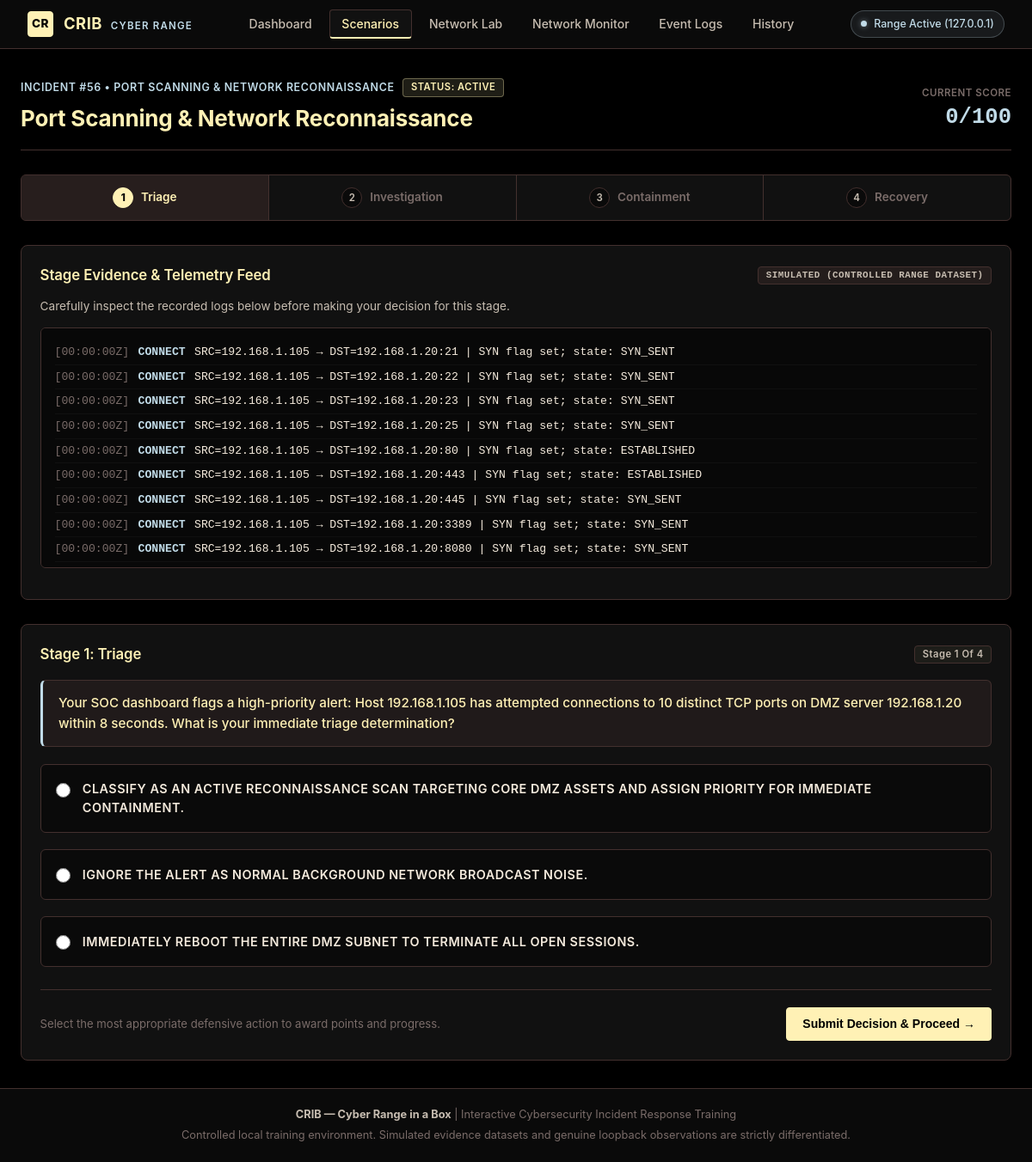
The page /incident/56 on the database its author committed.
### tables this page shows
CREATE TABLE incidents (
                    id INTEGER PRIMARY KEY AUTOINCREMENT,
                    scenario_id TEXT NOT NULL,
                    title TEXT NOT NULL,
                    status TEXT NOT NULL DEFAULT 'ACTIVE'
                        CHECK (status IN ('ACTIVE', 'COMPLETED', 'OPEN', 'INVESTIGATING', 'RESOLVED')),
                    stage TEXT NOT NULL DEFAULT 'triage',
                    score INTEGER NOT NULL DEFAULT 0
                        CHECK (score BETWEEN 0 AND 100),
                    created_at TEXT NOT NULL DEFAULT
                        (strftime('%Y-%m-%dT%H:%M:%fZ', 'now')),
                    completed_at TEXT
                );

### app.py (the view)
@app.route("/incident/<int:incident_id>")
def incident_view(incident_id):
    incident = database.get_incident(incident_id)
    if not incident:
        abort(404)
    if incident["status"] in ("COMPLETED", "RESOLVED"):
        return redirect(url_for("results_view", incident_id=incident_id))
    sc = scenarios.get_scenario(incident["scenario_id"])
    if not sc:
        abort(404)
    current_stage = incident["stage"]
    stage_info = scenarios.get_stage_info(incident["scenario_id"], current_stage)
    if not stage_info:
        abort(500)
    try:
        current_stage_idx = scenarios.STAGE_ORDER.index(current_stage)
    except ValueError:
        current_stage_idx = 0
    incident_alerts = database.get_incident_alerts(incident_id)
    incident_events = database.get_incident_events(incident_id)
    return render_template(
        "incident.html",
        active_page="scenarios",
        incident=incident,
        scenario=sc,
        stage_info=stage_info,
        current_stage_idx=current_stage_idx,
        incident_alerts=incident_alerts,
        incident_events=incident_events,
    )

### database.py (called while the page is built)
def get_connection():
    connection = sqlite3.connect(DATABASE_PATH, timeout=10)
    connection.row_factory = sqlite3.Row
    connection.execute("PRAGMA foreign_keys = ON")
    return connection

@contextmanager
def database_connection():
    connection = get_connection()
    try:
        yield connection
        connection.commit()
    except Exception:
        connection.rollback()
        raise
    finally:
        connection.close()

def get_incident(incident_id):
    with database_connection() as connection:
        row = connection.execute(
            "SELECT * FROM incidents WHERE id = ?",
            (incident_id,),
        ).fetchone()
        return dict(row) if row else None

def get_incident_events(incident_id):
    with database_connection() as connection:
        rows = connection.execute(
            """
            SELECT * FROM events
            WHERE incident_id = ?
            ORDER BY id ASC
            """,
            (incident_id,),
        ).fetchall()
        return [dict(row) for row in rows]

def get_incident_alerts(incident_id):
    with database_connection() as connection:
        rows = connection.execute(
            """
            SELECT * FROM alerts
            WHERE incident_id = ?
            ORDER BY id ASC
            """,
            (incident_id,),
        ).fetchall()
        return [dict(row) for row in rows]

### scenarios.py (called while the page is built)
def get_scenario(scenario_id: str) -> Optional[Dict[str, Any]]:
    return SCENARIOS.get(scenario_id)

def get_stage_info(scenario_id: str, stage_name: str) -> Optional[Dict[str, Any]]:
    scenario = get_scenario(scenario_id)
    if not scenario:
        return None
    return scenario.get("stages", {}).get(stage_name)

### templates/incident.html (shortened to what this page needs)
{% extends "base.html" %}
{% block content %}
<div class="page-header">
  <div>
    <div class="card-category" style="margin-bottom: 0.25rem; display: flex; align-items: center; gap: 0.6rem;">
      <span>Incident #{{ incident.id }} &bull; {{ scenario.title }}</span>
      {% if incident.status == 'OPEN' %}
        <span class="badge badge-open">STATUS: OPEN</span>
      {% elif incident.status == 'INVESTIGATING' %}
        <span class="badge badge-investigating">STATUS: INVESTIGATING</span>
      {% elif incident.status in ('COMPLETED', 'RESOLVED') %}
        <span class="badge badge-resolved">STATUS: RESOLVED</span>
      {% else %}
        <span class="badge badge-active">STATUS: ACTIVE</span>
      {% endif %}
    </div>
    <h1 class="page-title">{{ incident.title }}</h1>
  </div>
  <div style="text-align: right;">
    <div style="font-size: 0.72rem; color: var(--text-dim); text-transform: uppercase; font-weight: 600; letter-spacing: 0.5px;">Current Score</div>
    <div class="mono" style="font-size: 1.6rem; font-weight: 700; color: var(--accent-secondary);">{{ incident.score }}/100</div>
  </div>
</div>
<div class="stepper">
  <div class="step-item {% if incident.stage == 'triage' %}active{% elif current_stage_idx > 0 %}completed{% endif %}">
    <div class="step-number">1</div>
    <span>Triage</span>
  </div>
  <div class="step-item {% if incident.stage == 'investigation' %}active{% elif current_stage_idx > 1 %}completed{% endif %}">
    <div class="step-number">2</div>
    <span>Investigation</span>
  </div>
  <div class="step-item {% if incident.stage == 'containment' %}active{% elif current_stage_idx > 2 %}completed{% endif %}">
    <div class="step-number">3</div>
    <span>Containment</span>
  </div>
  <div class="step-item {% if incident.stage == 'recovery' %}active{% elif current_stage_idx > 3 %}completed{% endif %}">
    <div class="step-number">4</div>
    <span>Recovery</span>
  </div>
</div>
<div class="card" style="margin-bottom: 1.75rem;">
  <div class="card-title">
    <span>Stage Evidence &amp; Telemetry Feed</span>
    <span class="badge badge-simulated">{{ scenario.evidence_origin }}</span>
  </div>
  <p style="font-size: 0.85rem; color: var(--text-muted); margin-bottom: 0.75rem;">
    Carefully inspect the recorded logs below before making your decision for this stage.
  </p>
  <div class="evidence-console">
    {% for ev in scenario.simulated_events %}
    <div class="evidence-line">
      <span class="evidence-time mono">[{{ ev.get('timestamp', '00:00:00Z') }}]</span>
      <span class="evidence-type mono">{{ ev.event_type }}</span>
      <span class="evidence-detail mono">SRC={{ ev.source_ip }} &rarr; DST={{ ev.destination_ip }}:{{ ev.destination_port or '*' }} | {{ ev.details }}</span>
    </div>
    {% endfor %}
  </div>
</div>
<div class="card">
  <div class="card-title">
    <span>{{ stage_info.title }}</span>
    <span class="badge badge-stage">Stage {{ current_stage_idx + 1 }} of 4</span>
  </div>
  <div class="callout" style="margin: 1rem 0;">
    <p style="font-size: 0.95rem; font-weight: 500; color: var(--text-main);">
      {{ stage_info.prompt }}
    </p>
  </div>
  <form action="{{ url_for('submit_decision', incident_id=incident.id) }}" method="POST">
    <div class="choice-list">
      {% for opt in stage_info.options %}
      <label class="choice-option">
        <input type="radio" name="choice_id" value="{{ opt.id }}" required>
        <span class="choice-text">{{ opt.text }}</span>
      </label>
      {% endfor %}
    </div>
    <div style="display: flex; justify-content: space-between; align-items: center; border-top: 1px solid var(--border-color); padding-top: 1.25rem;">
      <span style="font-size: 0.82rem; color: var(--text-dim);">Select the most appropriate defensive action to award points and progress.</span>
      <button type="submit" class="btn btn-primary">Submit Decision &amp; Proceed &rarr;</button>
    </div>
  </form>
</div>
{% endblock %}

### rows shown on the page
incidents: id "56", title "PORT SCANNING & NETWORK RECONNAISSANCE", title "Port Scanning & Network Reconnaissance", score "0"

### other values the page prints
{{ scenario.evidence_origin }} "SIMULATED (CONTROLLED RANGE DATASET)"
{{ ev.get('timestamp', '00:00:00Z') }} "00:00:00Z" "00:00:00Z" "00:00:00Z" "00:00:00Z" "00:00:00Z" "00:00:00Z" "00:00:00Z" "00:00:00Z" "00:00:00Z"
{{ ev.event_type }} "CONNECT" "CONNECT" "CONNECT" "CONNECT" "CONNECT" "CONNECT" "CONNECT" "CONNECT" "CONNECT"
{{ ev.source_ip }} "192.168.1.105" "192.168.1.105" "192.168.1.105" "192.168.1.105" "192.168.1.105" "192.168.1.105" "192.168.1.105" "192.168.1.105" "192.168.1.105"
{{ ev.destination_ip }} "192.168.1.20" "192.168.1.20" "192.168.1.20" "192.168.1.20" "192.168.1.20" "192.168.1.20" "192.168.1.20" "192.168.1.20" "192.168.1.20"
{{ ev.destination_port or '*' }} "21" "22" "23" "25" "80" "443" "445" "3389" "8080"
{{ ev.details }} "SYN flag set; state: SYN_SENT" "SYN flag set; state: SYN_SENT" "SYN flag set; state: SYN_SENT" "SYN flag set; state: SYN_SENT" "SYN flag set; state: ESTABLISHED" "SYN flag set; state: ESTABLISHED" "SYN flag set; state: SYN_SENT" "SYN flag set; state: SYN_SENT" "SYN flag set; state: SYN_SENT"
{{ stage_info.title }} "Stage 1: Triage"
{{ current_stage_idx + 1 }} "1"
{{ opt.text }} "CLASSIFY AS AN ACTIVE RECONNAISSANCE SCAN TARGETING CORE DMZ ASSETS AND ASSIGN PRIORITY FOR IMMEDIATE CONTAINMENT." "IGNORE THE ALERT AS NORMAL BACKGROUND NETWORK BROADCAST NOISE." "IMMEDIATELY REBOOT THE ENTIRE DMZ SUBNET TO TERMINATE ALL OPEN SESSIONS."
